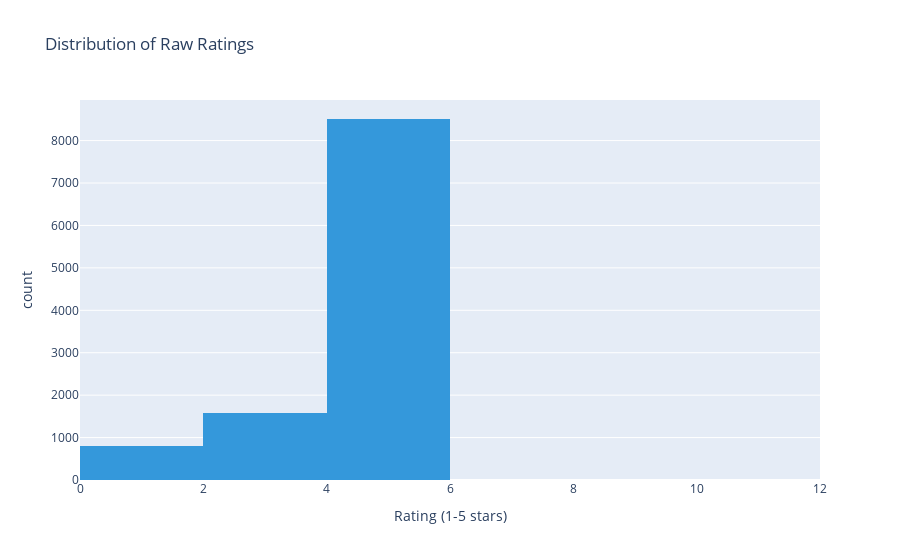
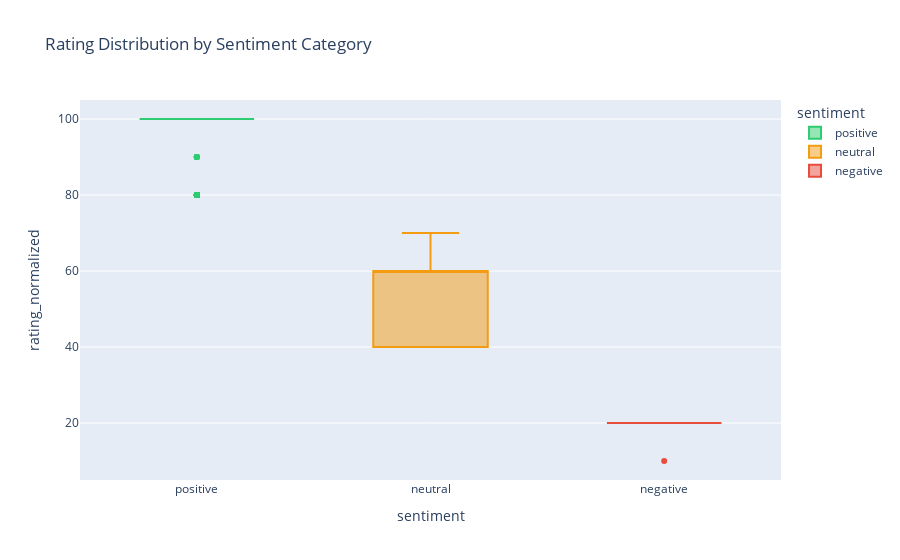

The notebook cell these images were saved under, in order:
### Markdown cell above
### 7.5 Rating Distribution and Correlation Analysis

### Code cell
# Rating distribution
fig = px.histogram(df, x='rating_raw', nbins=5, 
                   title='Distribution of Raw Ratings',
                   labels={'rating_raw': 'Rating (1-5 stars)', 'count': 'Number of Reviews'},
                   color_discrete_sequence=['#3498db'])
fig.show()

# Box plot: Rating by sentiment
fig2 = px.box(df, x='sentiment', y='rating_normalized',
              title='Rating Distribution by Sentiment Category',
              color='sentiment',
              color_discrete_map={'positive': '#2ecc71', 'neutral': '#f39c12', 'negative': '#e74c3c'})
fig2.show()

# Correlation between rating and sentiment
from scipy.stats import chi2_contingency

# Create contingency table
contingency_table = pd.crosstab(df['sentiment'], df['rating_raw'])
chi2, p_value, dof, expected = chi2_contingency(contingency_table)

print(f"\nChi-Square Test: Sentiment vs Rating")
print(f"Chi-Square Statistic: {chi2:.4f}")
print(f"P-value: {p_value:.4f}")
print(f"Degrees of Freedom: {dof}")
print(f"\nConclusion: {'Strong correlation' if p_value < 0.05 else 'No significant correlation'} between sentiment and rating")

print("\n\nContingency Table:")
print(contingency_table)

### Figure 1 — Plotly figure (JSON) as saved in the notebook; plotly's stock layout.template omitted (floating-point values rounded to 4 significant figures; data arrays with more than 128 entries replaced by an {"elided": "..."} marker saying what was removed)
{"data": [{"bingroup": "x", "hovertemplate": "Rating (1-5 stars)=%{x}<br>count=%{y}<extra></extra>", "legendgroup": "", "marker": {"color": "#3498db", "pattern": {"shape": ""}}, "name": "", "nbinsx": 5, "orientation": "v", "showlegend": false, "type": "histogram", "x": {"elided": "10908 float values"}, "xaxis": "x", "yaxis": "y"}], "layout": {"barmode": "relative", "legend": {"tracegroupgap": 0}, "title": {"text": "Distribution of Raw Ratings"}, "xaxis": {"anchor": "y", "domain": [0, 1], "title": {"text": "Rating (1-5 stars)"}}, "yaxis": {"anchor": "x", "domain": [0, 1], "title": {"text": "count"}}}}

### Figure 2 — Plotly figure (JSON) as saved in the notebook; plotly's stock layout.template omitted (floating-point values rounded to 4 significant figures; data arrays with more than 128 entries replaced by an {"elided": "..."} marker saying what was removed)
{"data": [{"alignmentgroup": "True", "hovertemplate": "sentiment=%{x}<br>rating_normalized=%{y}<extra></extra>", "legendgroup": "positive", "marker": {"color": "#2ecc71"}, "name": "positive", "notched": false, "offsetgroup": "positive", "orientation": "v", "showlegend": true, "type": "box", "x": {"elided": "8520 str values"}, "x0": " ", "xaxis": "x", "y": {"elided": "8520 float values"}, "y0": " ", "yaxis": "y"}, {"alignmentgroup": "True", "hovertemplate": "sentiment=%{x}<br>rating_normalized=%{y}<extra></extra>", "legendgroup": "neutral", "marker": {"color": "#f39c12"}, "name": "neutral", "notched": false, "offsetgroup": "neutral", "orientation": "v", "showlegend": true, "type": "box", "x": {"elided": "1595 str values"}, "x0": " ", "xaxis": "x", "y": {"elided": "1595 float values"}, "y0": " ", "yaxis": "y"}, {"alignmentgroup": "True", "hovertemplate": "sentiment=%{x}<br>rating_normalized=%{y}<extra></extra>", "legendgroup": "negative", "marker": {"color": "#e74c3c"}, "name": "negative", "notched": false, "offsetgroup": "negative", "orientation": "v", "showlegend": true, "type": "box", "x": {"elided": "793 str values"}, "x0": " ", "xaxis": "x", "y": {"elided": "793 float values"}, "y0": " ", "yaxis": "y"}], "layout": {"boxmode": "overlay", "legend": {"title": {"text": "sentiment"}, "tracegroupgap": 0}, "title": {"text": "Rating Distribution by Sentiment Category"}, "xaxis": {"anchor": "y", "categoryarray": ["positive", "neutral", "negative"], "categoryorder": "array", "domain": [0, 1], "title": {"text": "sentiment"}}, "yaxis": {"anchor": "x", "domain": [0, 1], "title": {"text": "rating_normalized"}}}}
